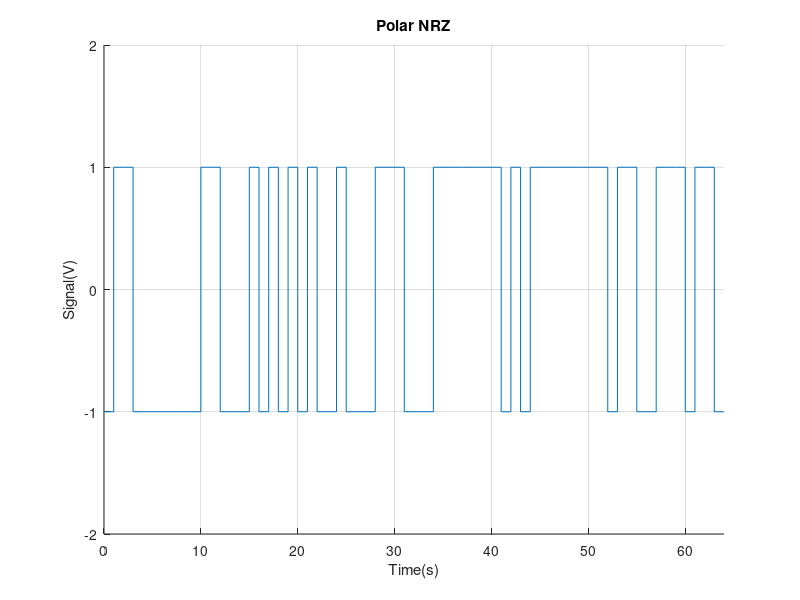
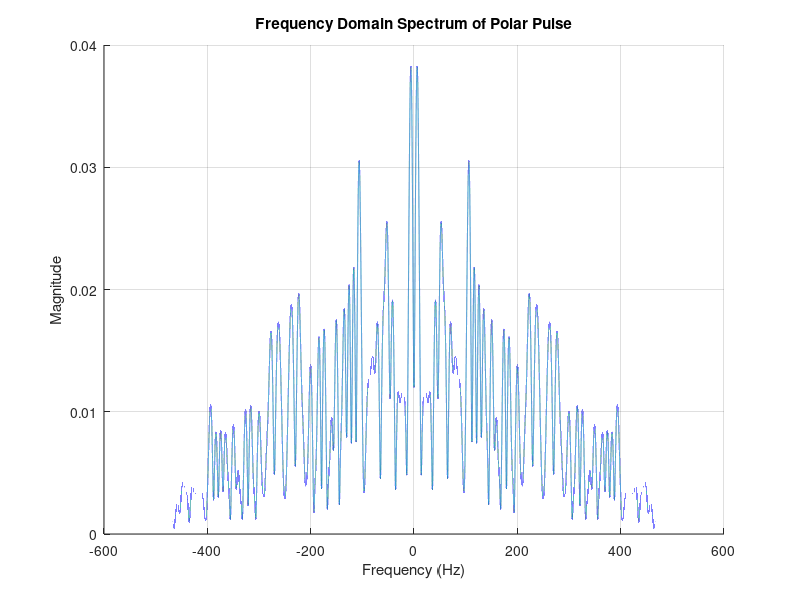

The MATLAB source for these figures, in order:
clc;
clear all;
close all;

%Polar Pulses in Time Domain

m = randi([0 1],1,64);
%%64 bits random bits generator is just a random integer generator of IMIN = 0 , IMAX = 1, 64 row elements and 1 column
n = length(m);
max = 1;
min = -1;
T=1000; %total sampling time of signal
df=1/T;
fs = 1000 ; %sampling rate
ts = 1/fs ; %sampling time
N = ceil(T/ts); #number of samples
t = 0 : ts : ((N-1)*ts); #time vector


x = [];
y = [];
for i=1:n
    x=[x i-1 i];
    if(m(i) == 1)
        y=[y max max];
    else
        y=[y min min];
    end
end

figure(1)
plot(x,y), axis([0,n,-2,2]);
grid on
box off
ylabel('Signal(V)');
xlabel('Time(s)');
title('Polar NRZ');


%Polar Pulses in Frequency Domain

y_zeroFilling = [y, zeros(1, N - length(y))];  %filling Y with zero after the real signal to improve the resolution
Y_polar = (fftshift(fft(y_zeroFilling)) ) *ts ;  %getting the Fourier transform of y
if(rem(N,2)==0)
  f = - (0.5*fs) : df : (0.5*fs-df) ;
else
  f = - (0.5*fs-0.5*df) : df : (0.5*fs-0.5*df);
end

figure(2);
plot(f, abs(Y_polar));
grid on
box off
xlabel('Frequency (Hz)');
ylabel('Magnitude');
title('Frequency Domain Spectrum of Polar Pulse');
